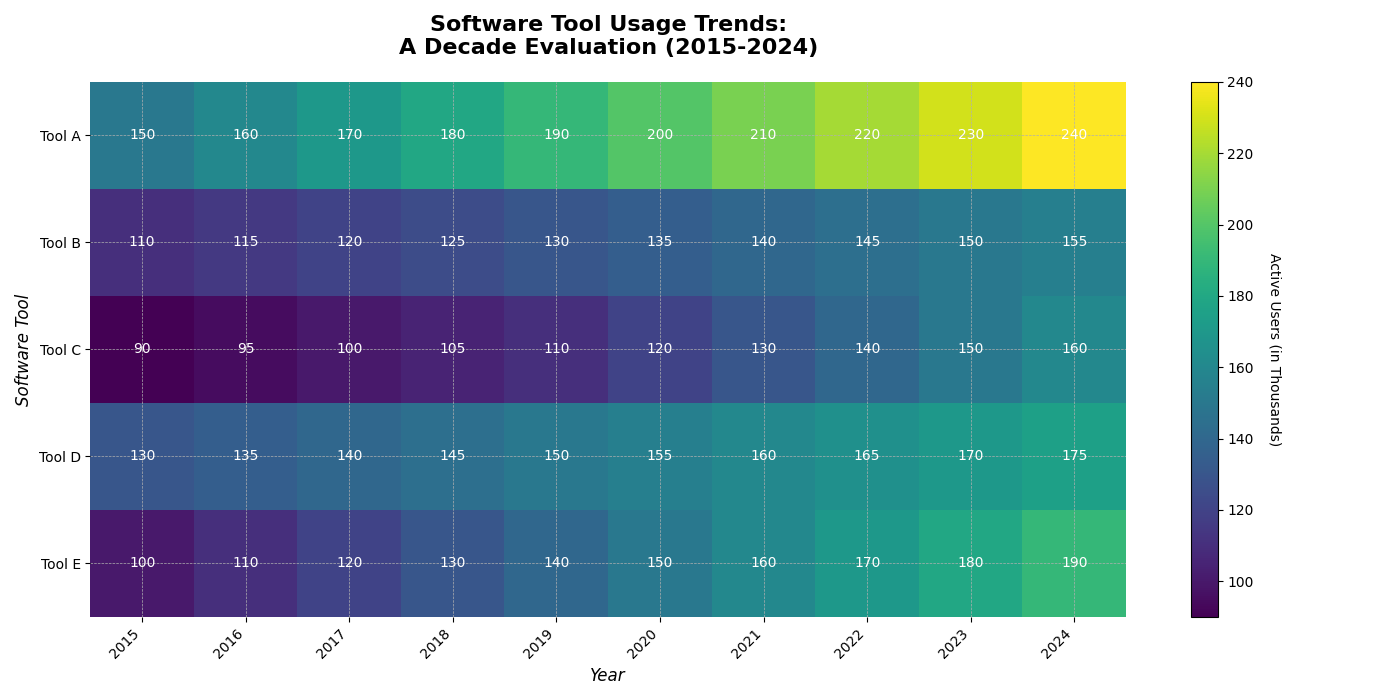

This figure's Python source:
import numpy as np
import matplotlib.pyplot as plt

years = np.arange(2015, 2025)
software_tools = ["Tool A", "Tool B", "Tool C", "Tool D", "Tool E"]

active_users = np.array([
    [150, 160, 170, 180, 190, 200, 210, 220, 230, 240],  
    [110, 115, 120, 125, 130, 135, 140, 145, 150, 155],  
    [90,  95, 100, 105, 110, 120, 130, 140, 150, 160],   
    [130, 135, 140, 145, 150, 155, 160, 165, 170, 175],  
    [100, 110, 120, 130, 140, 150, 160, 170, 180, 190]   
])

fig, ax = plt.subplots(figsize=(14, 7))

cax = ax.imshow(active_users, cmap='viridis', interpolation='nearest', aspect='auto')

cbar = fig.colorbar(cax, ax=ax, orientation='vertical')
cbar.set_label('Active Users (in Thousands)', rotation=270, labelpad=20)

ax.set_xlabel('Year', fontsize=12, fontstyle='italic')
ax.set_ylabel('Software Tool', fontsize=12, fontstyle='italic')

ax.set_xticks(np.arange(len(years)))
ax.set_yticks(np.arange(len(software_tools)))
ax.set_xticklabels(years, rotation=45, ha='right', fontsize=10)
ax.set_yticklabels(software_tools, fontsize=10)

ax.set_title('Software Tool Usage Trends:\nA Decade Evaluation (2015-2024)', fontsize=16, fontweight='bold', pad=20)

for i in range(len(software_tools)):
    for j in range(len(years)):
        ax.text(j, i, f'{active_users[i, j]}', ha='center', va='center', color='white', fontsize=10)

ax.grid(True, linestyle='--', linewidth=0.5)
ax.spines['top'].set_visible(False)
ax.spines['right'].set_visible(False)
ax.spines['bottom'].set_visible(False)
ax.spines['left'].set_visible(False)

plt.tight_layout()
plt.show()
